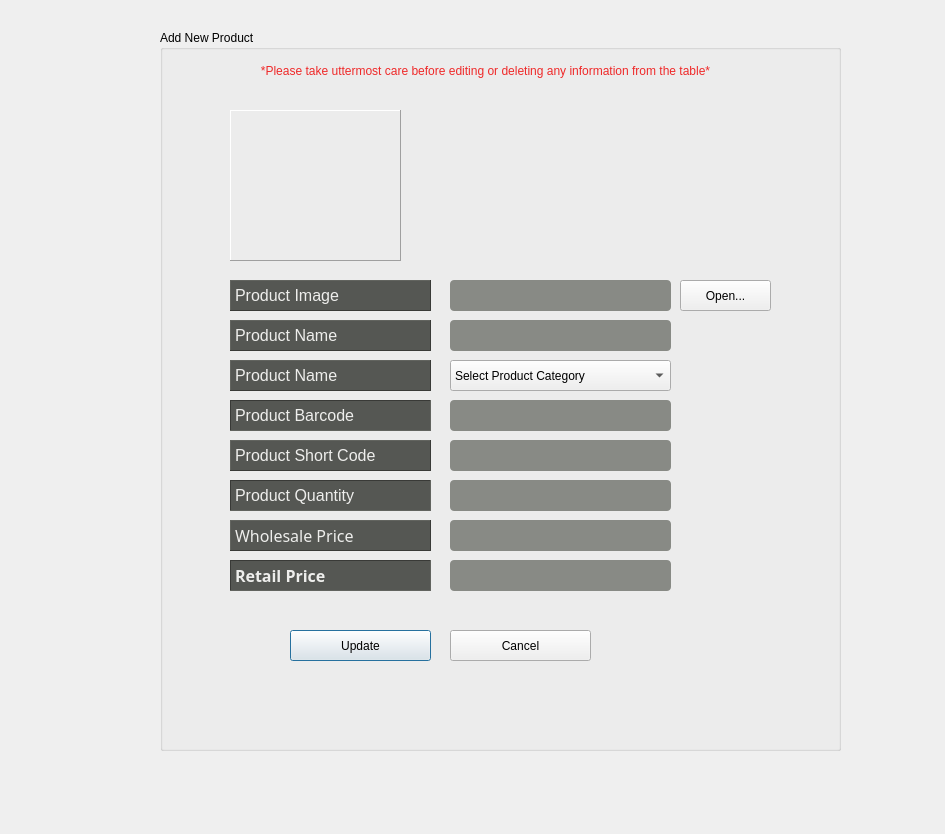
<?xml version="1.0" encoding="UTF-8"?>
<ui version="4.0">
 <class>ProductEditor</class>
 <widget class="QDialog" name="ProductEditor">
  <property name="geometry">
   <rect>
    <x>0</x>
    <y>0</y>
    <width>945</width>
    <height>834</height>
   </rect>
  </property>
  <property name="windowTitle">
   <string>Dialog</string>
  </property>
  <widget class="QLabel" name="label">
   <property name="geometry">
    <rect>
     <x>30</x>
     <y>30</y>
     <width>101</width>
     <height>101</height>
    </rect>
   </property>
   <property name="styleSheet">
    <string notr="true">border-image: url(:/resources/icons/Logo2.png);</string>
   </property>
   <property name="text">
    <string/>
   </property>
  </widget>
  <widget class="QGroupBox" name="groupBox">
   <property name="geometry">
    <rect>
     <x>160</x>
     <y>30</y>
     <width>681</width>
     <height>721</height>
    </rect>
   </property>
   <property name="title">
    <string>Add New Product</string>
   </property>
   <widget class="QLabel" name="lbl_first_name">
    <property name="geometry">
     <rect>
      <x>70</x>
      <y>290</y>
      <width>201</width>
      <height>31</height>
     </rect>
    </property>
    <property name="font">
     <font>
      <pointsize>12</pointsize>
     </font>
    </property>
    <property name="styleSheet">
     <string notr="true">background-color: rgb(85, 87, 83);
color: rgb(238, 238, 236);</string>
    </property>
    <property name="frameShape">
     <enum>QFrame::Panel</enum>
    </property>
    <property name="frameShadow">
     <enum>QFrame::Raised</enum>
    </property>
    <property name="text">
     <string>Product Name</string>
    </property>
   </widget>
   <widget class="QLabel" name="lbl_other_names">
    <property name="geometry">
     <rect>
      <x>70</x>
      <y>370</y>
      <width>201</width>
      <height>31</height>
     </rect>
    </property>
    <property name="font">
     <font>
      <pointsize>12</pointsize>
     </font>
    </property>
    <property name="styleSheet">
     <string notr="true">background-color: rgb(85, 87, 83);
color: rgb(238, 238, 236);</string>
    </property>
    <property name="frameShape">
     <enum>QFrame::Panel</enum>
    </property>
    <property name="frameShadow">
     <enum>QFrame::Sunken</enum>
    </property>
    <property name="text">
     <string>Product Barcode</string>
    </property>
   </widget>
   <widget class="QLabel" name="lbl_email">
    <property name="geometry">
     <rect>
      <x>70</x>
      <y>410</y>
      <width>201</width>
      <height>31</height>
     </rect>
    </property>
    <property name="font">
     <font>
      <pointsize>12</pointsize>
     </font>
    </property>
    <property name="styleSheet">
     <string notr="true">background-color: rgb(85, 87, 83);
color: rgb(238, 238, 236);</string>
    </property>
    <property name="frameShape">
     <enum>QFrame::Panel</enum>
    </property>
    <property name="frameShadow">
     <enum>QFrame::Raised</enum>
    </property>
    <property name="text">
     <string>Product Short Code</string>
    </property>
   </widget>
   <widget class="QLabel" name="lbl_date">
    <property name="geometry">
     <rect>
      <x>70</x>
      <y>250</y>
      <width>201</width>
      <height>31</height>
     </rect>
    </property>
    <property name="font">
     <font>
      <pointsize>12</pointsize>
     </font>
    </property>
    <property name="styleSheet">
     <string notr="true">background-color: rgb(85, 87, 83);
color: rgb(238, 238, 236);</string>
    </property>
    <property name="frameShape">
     <enum>QFrame::Panel</enum>
    </property>
    <property name="frameShadow">
     <enum>QFrame::Raised</enum>
    </property>
    <property name="text">
     <string>Product Image</string>
    </property>
   </widget>
   <widget class="QLabel" name="lbl_username">
    <property name="geometry">
     <rect>
      <x>70</x>
      <y>490</y>
      <width>201</width>
      <height>31</height>
     </rect>
    </property>
    <property name="font">
     <font>
      <family>Vemana2000</family>
      <pointsize>12</pointsize>
     </font>
    </property>
    <property name="styleSheet">
     <string notr="true">background-color: rgb(85, 87, 83);
color: rgb(238, 238, 236);</string>
    </property>
    <property name="frameShape">
     <enum>QFrame::Panel</enum>
    </property>
    <property name="frameShadow">
     <enum>QFrame::Raised</enum>
    </property>
    <property name="text">
     <string>Wholesale Price</string>
    </property>
   </widget>
   <widget class="QLabel" name="lbl_phone">
    <property name="geometry">
     <rect>
      <x>70</x>
      <y>450</y>
      <width>201</width>
      <height>31</height>
     </rect>
    </property>
    <property name="font">
     <font>
      <pointsize>12</pointsize>
     </font>
    </property>
    <property name="styleSheet">
     <string notr="true">background-color: rgb(85, 87, 83);
color: rgb(238, 238, 236);</string>
    </property>
    <property name="frameShape">
     <enum>QFrame::Panel</enum>
    </property>
    <property name="frameShadow">
     <enum>QFrame::Sunken</enum>
    </property>
    <property name="text">
     <string>Product Quantity</string>
    </property>
   </widget>
   <widget class="QPushButton" name="btnUpdate">
    <property name="geometry">
     <rect>
      <x>130</x>
      <y>600</y>
      <width>141</width>
      <height>31</height>
     </rect>
    </property>
    <property name="text">
     <string>Update</string>
    </property>
    <property name="icon">
     <iconset resource="resources.qrc">
      <normaloff>:/resources/icons/interface.png</normaloff>:/resources/icons/interface.png</iconset>
    </property>
    <property name="iconSize">
     <size>
      <width>24</width>
      <height>24</height>
     </size>
    </property>
   </widget>
   <widget class="QPushButton" name="btnCancel">
    <property name="geometry">
     <rect>
      <x>290</x>
      <y>600</y>
      <width>141</width>
      <height>31</height>
     </rect>
    </property>
    <property name="text">
     <string>Cancel</string>
    </property>
    <property name="icon">
     <iconset resource="resources.qrc">
      <normaloff>:/resources/icons/signs (2).png</normaloff>:/resources/icons/signs (2).png</iconset>
    </property>
    <property name="iconSize">
     <size>
      <width>24</width>
      <height>24</height>
     </size>
    </property>
   </widget>
   <widget class="QLabel" name="lbl_avatar">
    <property name="geometry">
     <rect>
      <x>70</x>
      <y>80</y>
      <width>171</width>
      <height>151</height>
     </rect>
    </property>
    <property name="styleSheet">
     <string notr="true"/>
    </property>
    <property name="frameShape">
     <enum>QFrame::Panel</enum>
    </property>
    <property name="frameShadow">
     <enum>QFrame::Raised</enum>
    </property>
    <property name="text">
     <string/>
    </property>
   </widget>
   <widget class="QLabel" name="label_11">
    <property name="geometry">
     <rect>
      <x>10</x>
      <y>30</y>
      <width>631</width>
      <height>21</height>
     </rect>
    </property>
    <property name="styleSheet">
     <string notr="true">font: 57 11pt &quot;Ubuntu&quot;;
color: rgb(239, 41, 41);
</string>
    </property>
    <property name="text">
     <string>*Please take uttermost care before editing or deleting any information from the table*</string>
    </property>
    <property name="alignment">
     <set>Qt::AlignCenter</set>
    </property>
   </widget>
   <widget class="QLabel" name="lbl_username_2">
    <property name="geometry">
     <rect>
      <x>70</x>
      <y>530</y>
      <width>201</width>
      <height>31</height>
     </rect>
    </property>
    <property name="font">
     <font>
      <family>Umpush</family>
      <pointsize>12</pointsize>
      <weight>75</weight>
      <bold>true</bold>
     </font>
    </property>
    <property name="styleSheet">
     <string notr="true">background-color: rgb(85, 87, 83);
color: rgb(238, 238, 236);</string>
    </property>
    <property name="frameShape">
     <enum>QFrame::Panel</enum>
    </property>
    <property name="frameShadow">
     <enum>QFrame::Sunken</enum>
    </property>
    <property name="text">
     <string>Retail Price</string>
    </property>
   </widget>
   <widget class="QLineEdit" name="leProductImage">
    <property name="geometry">
     <rect>
      <x>290</x>
      <y>250</y>
      <width>221</width>
      <height>31</height>
     </rect>
    </property>
    <property name="styleSheet">
     <string notr="true">border-radius: 4px;
background-color: rgb(136, 138, 133);</string>
    </property>
   </widget>
   <widget class="QLineEdit" name="leProductName">
    <property name="geometry">
     <rect>
      <x>290</x>
      <y>290</y>
      <width>221</width>
      <height>31</height>
     </rect>
    </property>
    <property name="styleSheet">
     <string notr="true">border-radius: 4px;
background-color: rgb(136, 138, 133);</string>
    </property>
   </widget>
   <widget class="QLineEdit" name="leProductUniqueId">
    <property name="geometry">
     <rect>
      <x>290</x>
      <y>370</y>
      <width>221</width>
      <height>31</height>
     </rect>
    </property>
    <property name="styleSheet">
     <string notr="true">border-radius: 4px;
background-color: rgb(136, 138, 133);</string>
    </property>
   </widget>
   <widget class="QLineEdit" name="leProductShortCode">
    <property name="geometry">
     <rect>
      <x>290</x>
      <y>410</y>
      <width>221</width>
      <height>31</height>
     </rect>
    </property>
    <property name="styleSheet">
     <string notr="true">border-radius: 4px;
background-color: rgb(136, 138, 133);</string>
    </property>
   </widget>
   <widget class="QLineEdit" name="leProductQuantity">
    <property name="geometry">
     <rect>
      <x>290</x>
      <y>450</y>
      <width>221</width>
      <height>31</height>
     </rect>
    </property>
    <property name="styleSheet">
     <string notr="true">border-radius: 4px;
background-color: rgb(136, 138, 133);</string>
    </property>
   </widget>
   <widget class="QLineEdit" name="leWholeSalePrice">
    <property name="geometry">
     <rect>
      <x>290</x>
      <y>490</y>
      <width>221</width>
      <height>31</height>
     </rect>
    </property>
    <property name="styleSheet">
     <string notr="true">border-radius: 4px;
background-color: rgb(136, 138, 133);</string>
    </property>
   </widget>
   <widget class="QLineEdit" name="leRetailPrice">
    <property name="geometry">
     <rect>
      <x>290</x>
      <y>530</y>
      <width>221</width>
      <height>31</height>
     </rect>
    </property>
    <property name="styleSheet">
     <string notr="true">border-radius: 4px;
background-color: rgb(136, 138, 133);</string>
    </property>
   </widget>
   <widget class="QPushButton" name="btnAvatar">
    <property name="geometry">
     <rect>
      <x>520</x>
      <y>250</y>
      <width>91</width>
      <height>31</height>
     </rect>
    </property>
    <property name="text">
     <string>Open...</string>
    </property>
    <property name="icon">
     <iconset resource="resources.qrc">
      <normaloff>:/resources/newIcons/icons8-opened-folder-96.png</normaloff>:/resources/newIcons/icons8-opened-folder-96.png</iconset>
    </property>
    <property name="iconSize">
     <size>
      <width>24</width>
      <height>24</height>
     </size>
    </property>
   </widget>
   <widget class="QLabel" name="lbl_first_name_2">
    <property name="geometry">
     <rect>
      <x>70</x>
      <y>330</y>
      <width>201</width>
      <height>31</height>
     </rect>
    </property>
    <property name="font">
     <font>
      <pointsize>12</pointsize>
     </font>
    </property>
    <property name="styleSheet">
     <string notr="true">background-color: rgb(85, 87, 83);
color: rgb(238, 238, 236);</string>
    </property>
    <property name="frameShape">
     <enum>QFrame::Panel</enum>
    </property>
    <property name="frameShadow">
     <enum>QFrame::Raised</enum>
    </property>
    <property name="text">
     <string>Product Name</string>
    </property>
   </widget>
   <widget class="QComboBox" name="cbProductCategory">
    <property name="geometry">
     <rect>
      <x>290</x>
      <y>330</y>
      <width>221</width>
      <height>31</height>
     </rect>
    </property>
    <item>
     <property name="text">
      <string>Select Product Category</string>
     </property>
    </item>
   </widget>
  </widget>
  <widget class="QLabel" name="label_2">
   <property name="geometry">
    <rect>
     <x>10</x>
     <y>-10</y>
     <width>931</width>
     <height>831</height>
    </rect>
   </property>
   <property name="styleSheet">
    <string notr="true">border-image: url(:/resources/background/picklit.jpg);</string>
   </property>
   <property name="text">
    <string/>
   </property>
  </widget>
  <zorder>label_2</zorder>
  <zorder>label</zorder>
  <zorder>groupBox</zorder>
 </widget>
 <resources>
  <include location="resources.qrc"/>
 </resources>
 <connections/>
</ui>
